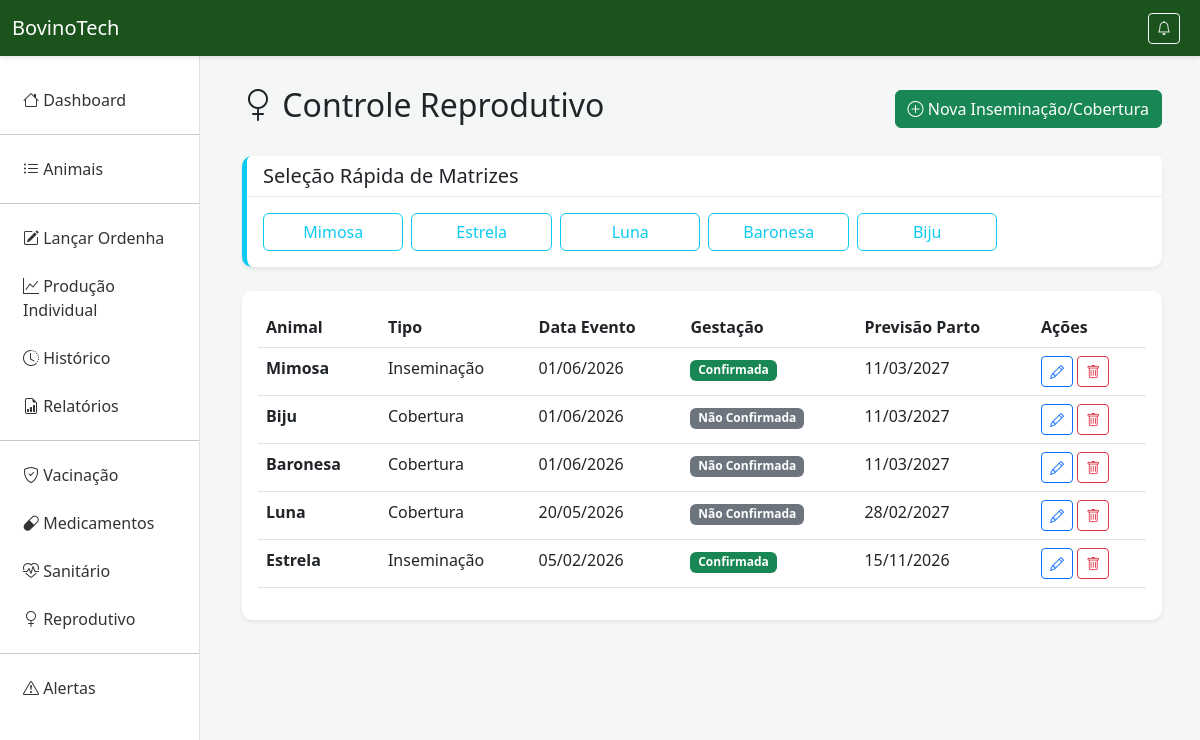
The page /reprodutivo/ on the database its author committed.
### producao/models.py (models this page shows, shortened)
class Animal(models.Model):
    SEXO_CHOICES = [('M', 'Macho'), ('F', 'Fêmea')]
    identificacao = models.CharField(max_length=100, unique=True, verbose_name="Brinco/Nome")
    raca = models.CharField(max_length=100, verbose_name="Raça")
    data_nascimento = models.DateField(verbose_name="Data de Nascimento")
    sexo = models.CharField(max_length=1, choices=SEXO_CHOICES, verbose_name="Sexo")

class ControleReprodutivo(models.Model):
    TIPO_CHOICES = [('INS', 'Inseminação'), ('COB', 'Cobertura')]
    animal = models.ForeignKey(Animal, on_delete=models.CASCADE, limit_choices_to={'sexo': 'F'})
    tipo = models.CharField(max_length=3, choices=TIPO_CHOICES)
    data_evento = models.DateField()
    diagnostico_gestacao = models.BooleanField(default=False)
    previsao_parto = models.DateField(null=True, blank=True)

### producao/views.py (the view)
# urls.py: path('reprodutivo/', views.controle_reprodutivo, name='reprodutivo'),
def controle_reprodutivo(request):
    registros = ControleReprodutivo.objects.all().order_by('-data_evento')
    animais_femeas = Animal.objects.filter(sexo='F')
    return render(request, 'reprodutivo.html', {
        'registros': registros,
        'animais_femeas': animais_femeas
    })

### producao/templates/reprodutivo.html (shortened to what this page needs)
{% extends 'base.html' %}
{% block content %}
<div class="d-flex justify-content-between align-items-center mb-4">
    <h2><i class="bi bi-gender-female"></i> Controle Reprodutivo</h2>
    <a href="{% url 'criar_reprodutivo' %}" class="btn btn-success"><i class="bi bi-plus-circle"></i> Nova Inseminação/Cobertura</a>
</div>
<div class="card mb-4 shadow-sm border-start border-5 border-info">
    <div class="card-header bg-white">
        <h5 class="mb-0"> Seleção Rápida de Matrizes</h5>
    </div>
    <div class="card-body">
        <div class="row row-cols-2 row-cols-md-4 row-cols-lg-6 g-2">
            {% for animal in animais_femeas %}
            <div class="col">
                <a href="{% url 'criar_reprodutivo' %}?animal={{ animal.pk }}" class="btn btn-outline-info w-100 text-truncate" title="Registrar evento para {{ animal.identificacao }}">
                    {{ animal.identificacao }}
                </a>
            </div>
            {% empty %}
            <div class="col-12 text-muted">Nenhuma matriz (fêmea) cadastrada.</div>
            {% endfor %}
        </div>
    </div>
</div>
<div class="card shadow-sm">
    <div class="card-body">
        {% if registros %}
        <table class="table table-hover">
            <thead>
                <tr>
                    <th>Animal</th>
                    <th>Tipo</th>
                    <th>Data Evento</th>
                    <th>Gestação</th>
                    <th>Previsão Parto</th>
                    <th>Ações</th>
                </tr>
            </thead>
            <tbody>
                {% for r in registros %}
                <tr>
                    <td><strong>{{ r.animal.identificacao }}</strong></td>
                    <td>{{ r.get_tipo_display }}</td>
                    <td>{{ r.data_evento|date:"d/m/Y" }}</td>
                    <td>
                        {% if r.diagnostico_gestacao %}
                        <span class="badge bg-success">Confirmada</span>
                        {% else %}
                        <span class="badge bg-secondary">Não Confirmada</span>
                        {% endif %}
                    </td>
                    <td>{{ r.previsao_parto|date:"d/m/Y"|default:"-" }}</td>
                    <td>
                        <a href="{% url 'editar_reprodutivo' r.pk %}" class="btn btn-sm btn-outline-primary" title="Editar"><i class="bi bi-pencil"></i></a>
                        <a href="{% url 'deletar_reprodutivo' r.pk %}" class="btn btn-sm btn-outline-danger" title="Deletar"><i class="bi bi-trash"></i></a>
                    </td>
                </tr>
                {% endfor %}
            </tbody>
        </table>
        {% else %}
        <div class="alert alert-info" role="alert">
            <i class="bi bi-info-circle"></i> Nenhum registro reprodutivo. <a href="{% url 'criar_reprodutivo' %}">Clique aqui para registrar um novo evento.</a>
        </div>
        {% endif %}
    </div>
</div>
{% endblock %}

### producao/templates/base.html (style rules this page uses)
* { margin: 0; padding: 0; box-sizing: border-box; }
body { background-color: #f4f7f6; font-family: 'Segoe UI', Tahoma, Geneva, Verdana, sans-serif; }
.card { border: none; border-radius: 10px; box-shadow: 0 4px 6px rgba(0,0,0,0.05); }
.card-header { background: white; border-bottom: 1px solid #eee; font-weight: bold; }

### rows shown on the page
Animal: identificacao "Mimosa"
Animal: identificacao "Estrela"
Animal: identificacao "Luna"
Animal: identificacao "Baronesa"
Animal: identificacao "Biju"
ControleReprodutivo: animal.identificacao "Mimosa", tipo "Inseminação", data_evento "01/06/2026", diagnostico_gestacao "Confirmada", previsao_parto "11/03/2027"
ControleReprodutivo: animal.identificacao "Biju", tipo "Cobertura", data_evento "01/06/2026", diagnostico_gestacao "Não Confirmada", previsao_parto "11/03/2027"
ControleReprodutivo: animal.identificacao "Baronesa", tipo "Cobertura", data_evento "01/06/2026", diagnostico_gestacao "Não Confirmada", previsao_parto "11/03/2027"
ControleReprodutivo: animal.identificacao "Luna", tipo "Cobertura", data_evento "20/05/2026", diagnostico_gestacao "Não Confirmada", previsao_parto "28/02/2027"
ControleReprodutivo: animal.identificacao "Estrela", tipo "Inseminação", data_evento "05/02/2026", diagnostico_gestacao "Confirmada", previsao_parto "15/11/2026"
